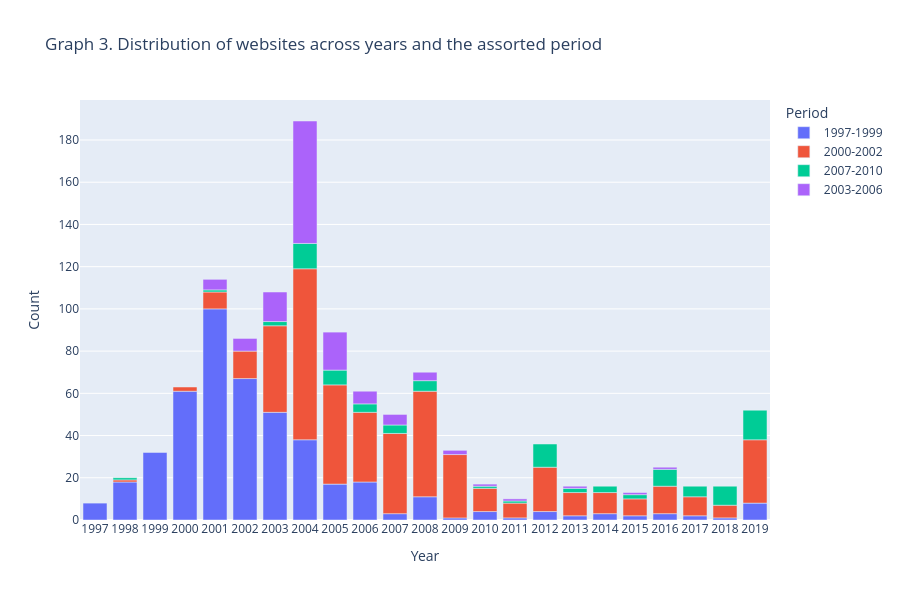

Notebook cell for this chart:
### Markdown cell above
### 3.1 Offset between the labeled period bucket and annotated year across the training set
After applying only the labeling functions, how much difference in years do we see between the initial annotated year and the period bucket the website is sorted in?
<br>
(e.g. Annotated year = 2019, Period bucket = 1997-1999, **Offset** = **2019-1999** = 20 = **+10**)

### Code cell
import numpy as np

# Match on url
ground_truth['clean_url'] = ground_truth['url'].str.replace(r'^www\.', '', regex=True).str.strip().str.lower().str.rstrip('/')
df['clean_url'] = df['url'].str.replace(r'^https?://', '', regex=True).str.replace(r'^www\.', '', regex=True).str.strip().str.lower().str.rstrip('/')

merged = pd.merge(ground_truth, df, on='clean_url', how='inner')

# New labels
merged['period_bucket'] = merged['period_bucket'].astype(str).replace({
    '19971999': '1997-1999',
    '20002002': '2000-2002',
    '20032006': '2003-2006',
    '20072010': '2007-2010',
    'post_2010': 'Post 2010'
})

counts_df = merged.groupby(['year', 'period_bucket']).size().reset_index(name='count')

fig3 = px.bar(counts_df, 
             x='year', 
             y='count', 
             color='period_bucket', 
             title="Graph 3. Distribution of websites across years and the assorted period",
             labels={'year': 'Year', 'count': 'Count', 'period_bucket': 'Period'},
             height=600)

fig3.update_xaxes(dtick=1)
fig3.show()

### Figure 1 — Plotly figure (JSON) as saved in the notebook; plotly's stock layout.template omitted (floating-point values rounded to 4 significant figures)
{"data": [{"hovertemplate": "Period=1997-1999<br>Year=%{x}<br>Count=%{y}<extra></extra>", "legendgroup": "1997-1999", "marker": {"color": "#636efa", "pattern": {"shape": ""}}, "name": "1997-1999", "orientation": "v", "showlegend": true, "textposition": "auto", "type": "bar", "x": [1997, 1998, 1999, 2000, 2001, 2002, 2003, 2004, 2005, 2006, 2007, 2008, 2009, 2010, 2011, 2012, 2013, 2014, 2015, 2016, 2017, 2018, 2019], "xaxis": "x", "y": [8, 18, 32, 61, 100, 67, 51, 38, 17, 18, 3, 11, 1, 4, 1, 4, 2, 3, 2, 3, 2, 1, 8], "yaxis": "y"}, {"hovertemplate": "Period=2000-2002<br>Year=%{x}<br>Count=%{y}<extra></extra>", "legendgroup": "2000-2002", "marker": {"color": "#EF553B", "pattern": {"shape": ""}}, "name": "2000-2002", "orientation": "v", "showlegend": true, "textposition": "auto", "type": "bar", "x": [1998, 2000, 2001, 2002, 2003, 2004, 2005, 2006, 2007, 2008, 2009, 2010, 2011, 2012, 2013, 2014, 2015, 2016, 2017, 2018, 2019], "xaxis": "x", "y": [1, 2, 8, 13, 41, 81, 47, 33, 38, 50, 30, 11, 7, 21, 11, 10, 8, 13, 9, 6, 30], "yaxis": "y"}, {"hovertemplate": "Period=2007-2010<br>Year=%{x}<br>Count=%{y}<extra></extra>", "legendgroup": "2007-2010", "marker": {"color": "#00cc96", "pattern": {"shape": ""}}, "name": "2007-2010", "orientation": "v", "showlegend": true, "textposition": "auto", "type": "bar", "x": [1998, 2001, 2003, 2004, 2005, 2006, 2007, 2008, 2010, 2011, 2012, 2013, 2014, 2015, 2016, 2017, 2018, 2019], "xaxis": "x", "y": [1, 1, 2, 12, 7, 4, 4, 5, 1, 1, 11, 2, 3, 2, 8, 5, 9, 14], "yaxis": "y"}, {"hovertemplate": "Period=2003-2006<br>Year=%{x}<br>Count=%{y}<extra></extra>", "legendgroup": "2003-2006", "marker": {"color": "#ab63fa", "pattern": {"shape": ""}}, "name": "2003-2006", "orientation": "v", "showlegend": true, "textposition": "auto", "type": "bar", "x": [2001, 2002, 2003, 2004, 2005, 2006, 2007, 2008, 2009, 2010, 2011, 2013, 2015, 2016], "xaxis": "x", "y": [5, 6, 14, 58, 18, 6, 5, 4, 2, 1, 1, 1, 1, 1], "yaxis": "y"}], "layout": {"barmode": "relative", "height": 600, "legend": {"title": {"text": "Period"}, "tracegroupgap": 0}, "title": {"text": "Graph 3. Distribution of websites across years and the assorted period"}, "xaxis": {"anchor": "y", "domain": [0, 1], "dtick": 1, "title": {"text": "Year"}}, "yaxis": {"anchor": "x", "domain": [0, 1], "title": {"text": "Count"}}}}
